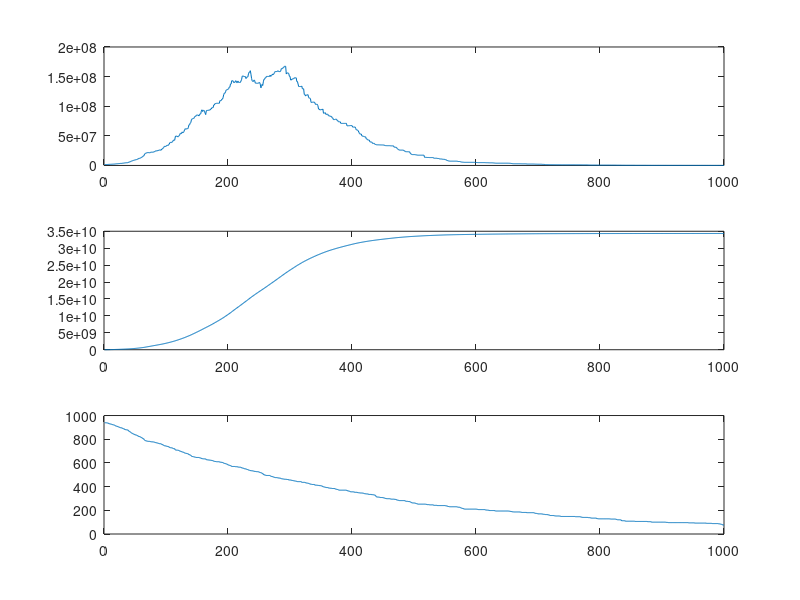

The MATLAB source for this figure:
clear;clc;

data=csvread('data-rate.csv',1,0);
[m,n]=size(data);


A=zeros(1,1000);

sunhao=0;
gold = 0;
cash = 1000;
for j=1:1000
    zengchang=j*0.0001;
    for i =30:m

            
        if(data(i,1)>zengchang)
            if(cash*0.02<((gold+cash*0.98)-gold))
                gold=gold+cash*0.98;
                sunhao=sunhao+cash*0.02;
                
                if(cash~=0)
                A(j)=A(j)+1;
                end
                cash=0;

            end
        end
        if(data(i,1)<0)
            cash=cash+gold*0.98;
            sunhao=sunhao+gold*0.02;
            
            if(gold~=0)
            A(j)=A(j)+1;
            end
            gold=0;
        end
        if(data(i,1)==0)
            gold=gold;
        else
            gold=gold*(1+data(i,1));
        end
        
    end
    Cash(j)=cash+gold*0.98;
    Sunhao(j)=sunhao;
    gold = 0;
    cash = 1000;
end
figure
subplot(3,1,1)
plot(Cash)
subplot(3,1,2)
plot(Sunhao)
subplot(3,1,3)
plot(A)